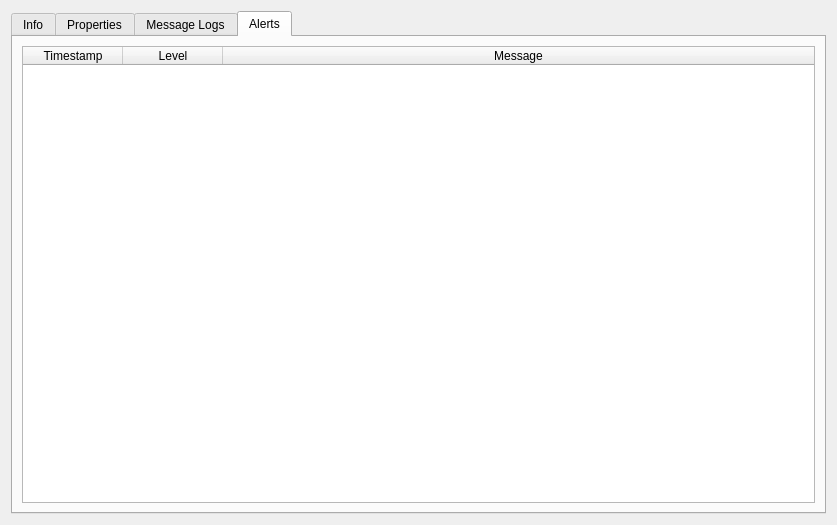
<?xml version="1.0" encoding="UTF-8"?>
<ui version="4.0">
 <class>ULogParametersDialog</class>
 <widget class="QDialog" name="ULogParametersDialog">
  <property name="geometry">
   <rect>
    <x>0</x>
    <y>0</y>
    <width>837</width>
    <height>525</height>
   </rect>
  </property>
  <property name="windowTitle">
   <string>MainWindow</string>
  </property>
  <layout class="QVBoxLayout" name="verticalLayout_2">
   <item>
    <widget class="QTabWidget" name="tabWidget">
     <property name="focusPolicy">
      <enum>Qt::NoFocus</enum>
     </property>
     <property name="currentIndex">
      <number>3</number>
     </property>
     <widget class="QWidget" name="Info">
      <attribute name="title">
       <string>Info</string>
      </attribute>
      <layout class="QVBoxLayout" name="verticalLayout_4">
       <item>
        <widget class="QTableWidget" name="tableWidgetInfo">
         <property name="editTriggers">
          <set>QAbstractItemView::NoEditTriggers</set>
         </property>
         <property name="selectionMode">
          <enum>QAbstractItemView::SingleSelection</enum>
         </property>
         <property name="columnCount">
          <number>2</number>
         </property>
         <attribute name="horizontalHeaderMinimumSectionSize">
          <number>200</number>
         </attribute>
         <attribute name="horizontalHeaderDefaultSectionSize">
          <number>201</number>
         </attribute>
         <attribute name="horizontalHeaderStretchLastSection">
          <bool>true</bool>
         </attribute>
         <attribute name="verticalHeaderVisible">
          <bool>false</bool>
         </attribute>
         <column>
          <property name="text">
           <string>Property</string>
          </property>
         </column>
         <column>
          <property name="text">
           <string>Value</string>
          </property>
         </column>
        </widget>
       </item>
      </layout>
     </widget>
     <widget class="QWidget" name="Properties">
      <attribute name="title">
       <string>Properties</string>
      </attribute>
      <layout class="QVBoxLayout" name="verticalLayout_3">
       <item>
        <widget class="QTableWidget" name="tableWidgetParams">
         <property name="editTriggers">
          <set>QAbstractItemView::NoEditTriggers</set>
         </property>
         <property name="selectionMode">
          <enum>QAbstractItemView::SingleSelection</enum>
         </property>
         <property name="columnCount">
          <number>2</number>
         </property>
         <attribute name="horizontalHeaderStretchLastSection">
          <bool>true</bool>
         </attribute>
         <attribute name="verticalHeaderVisible">
          <bool>false</bool>
         </attribute>
         <column>
          <property name="text">
           <string>Property</string>
          </property>
         </column>
         <column>
          <property name="text">
           <string>Value</string>
          </property>
         </column>
        </widget>
       </item>
      </layout>
     </widget>
     <widget class="QWidget" name="Logs">
      <attribute name="title">
       <string>Message Logs</string>
      </attribute>
      <layout class="QVBoxLayout" name="verticalLayout">
       <item>
        <widget class="QTableWidget" name="tableWidgetLogs">
         <property name="selectionMode">
          <enum>QAbstractItemView::SingleSelection</enum>
         </property>
         <property name="selectionBehavior">
          <enum>QAbstractItemView::SelectRows</enum>
         </property>
         <property name="sortingEnabled">
          <bool>false</bool>
         </property>
         <property name="columnCount">
          <number>3</number>
         </property>
         <attribute name="horizontalHeaderStretchLastSection">
          <bool>true</bool>
         </attribute>
         <attribute name="verticalHeaderVisible">
          <bool>false</bool>
         </attribute>
         <column>
          <property name="text">
           <string>Timestamp</string>
          </property>
         </column>
         <column>
          <property name="text">
           <string>Level</string>
          </property>
         </column>
         <column>
          <property name="text">
           <string>Message</string>
          </property>
         </column>
        </widget>
       </item>
      </layout>
     </widget>
     <widget class="QWidget" name="AlertTab">
      <attribute name="title">
       <string>Alerts</string>
      </attribute>
      <layout class="QVBoxLayout" name="verticalLayout_5">
       <item>
        <widget class="QTableWidget" name="tableWidgetAlerts">
         <property name="selectionMode">
          <enum>QAbstractItemView::SingleSelection</enum>
         </property>
         <property name="selectionBehavior">
          <enum>QAbstractItemView::SelectRows</enum>
         </property>
         <attribute name="horizontalHeaderStretchLastSection">
          <bool>true</bool>
         </attribute>
         <attribute name="verticalHeaderVisible">
          <bool>false</bool>
         </attribute>
         <column>
          <property name="text">
           <string>Timestamp</string>
          </property>
         </column>
         <column>
          <property name="text">
           <string>Level</string>
          </property>
         </column>
         <column>
          <property name="text">
           <string>Message</string>
          </property>
         </column>
        </widget>
       </item>
      </layout>
     </widget>
    </widget>
   </item>
  </layout>
 </widget>
 <resources/>
 <connections/>
</ui>
